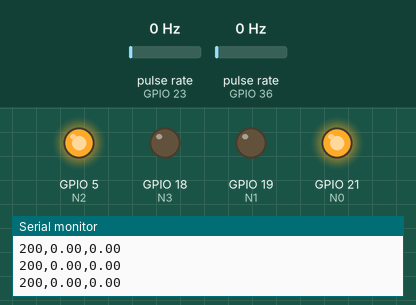
This sketch was run on a simulated ESP32. Parts: output pins drawn as LEDs (lit = HIGH), the last lines printed to the serial monitor. Wiring (inferred from the names in the program): 2 × pulse sensor: data GPIO 23 / data GPIO 36. Inputs (shaded band) come from the test bench; at power-on: pulse rate (sensors on GPIO 23, GPIO 36) 0 Hz.

Above: at 1.2 s.
1.3 s: pulse rate (sensor on GPIO 23) set to 100 Hz
At 3.9 s:
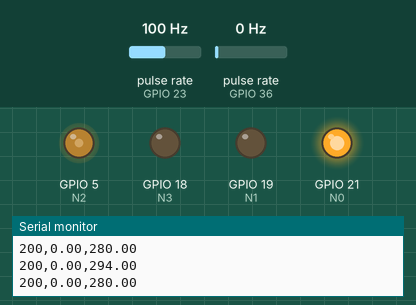
4.3 s: pulse rate (sensor on GPIO 36) set to 150 Hz
At 7.2 s:
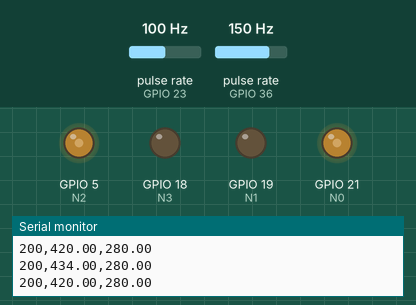
7.3 s: pulse rate (sensor on GPIO 23) set to 4 Hz
At 9.0 s:
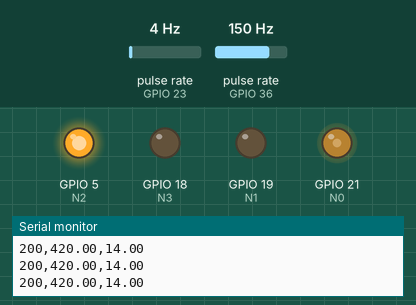
9.9 s: pulse rate (sensor on GPIO 36) set to 4 Hz
At 11.56 s:
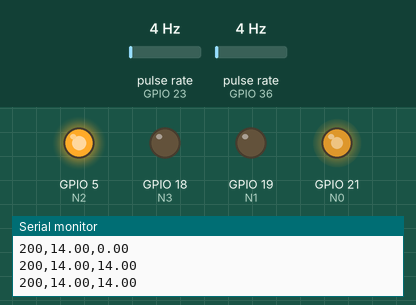
12.9 s: pulse rate (sensor on GPIO 23) set to 150 Hz
At 15.58 s:
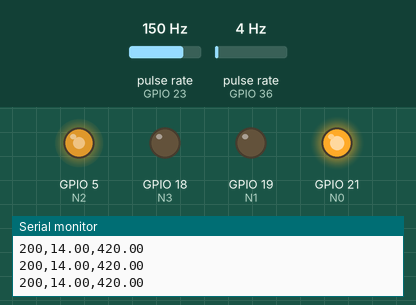
15.9 s: pulse rate (sensor on GPIO 23) set to 50 Hz
At 17.4 s:
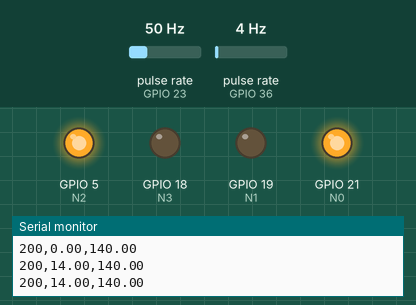
Timing chart, 0 to 18.5 s (numbered marks = the images above; inputs shaded):
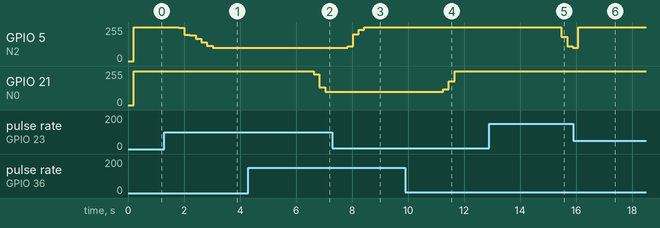

The sketch:

Controle_PI_try2.ino
```cpp
/*
 * O objetivo deste codigo é obter um grafico que crie uma funcao transferencia de U(pwm) para rotacao (RPM)
 */
//======================Ligacao protoboard:
//Motor Esquerdo
#define N0 21
#define N1 19
#define encoder_esq 36

//Motor Direito
#define N2 5
#define N3 18
#define encoder_dir 23

//PWM config
int res = 8;//Numero de bits para resoluçao
int freq = 5000;  //Frequencia do pwm

/*
 * O motor  de 800 RPM ou 13.33 Hz SEM CARGA...
 * Ou seja, podemo fazer uma funcao que contaos furinhos e protege contra ruidos de malha fechada...
 * 13.33 Hz equivale a um maximo de 0.075 segundos por ciclo. ou 75 ms
 * Porém.. existe alguns picos de velocidade, e por isso, decidi aumentar para 100 ms
 */


//Logica de controle
int tempo_atras =0;
int tempo_atras2 =0;
int count_dir=0;
int count_esq=0;

float rpm_dir=0;
float rpm_esq=0;

int furos_encoder = 20;

int intensidade_dir=0;
int intensidade_esq=0;

int freq_ref = 200;
float tempo_aquisicao = 200;//ms

float erro_dir;
float erro_esq;

float erro_dir_ant =0 ;
float erro_esq_ant =0 ;

float integral_erro_dir= 0;
float integral_erro_esq= 0;
byte wind_up_esq = true;
byte wind_up_dir = true;


float der_erro_dir = 0;
float der_erro_esq = 0;

float kp = 1.63;
float Ti = 1;
float Td = 0.0;
float N = 1;

void IRAM_ATTR f_int1 (){  // É NECESSARIO ESSE ATRIBUTO IRAM_ATTR  //Esta funcao contabiliza quantas vezes o laser direito deu rising
  count_dir++;

}

void IRAM_ATTR f_int2 (){  // É NECESSARIO ESSE ATRIBUTO IRAM_ATTR  //Esta funcao contabiliza quantas vezes o laser direito deu rising
  count_esq++;

}


void motor_esq(int dir, int intensity){    //dir = 0 > frente; dir = 1 =>tras
  if (dir==0){
    ledcWrite(0, 0); //Utilizando o canal para porta pwm
    ledcWrite(1, intensity); //Utilizando o canal para porta pwm
  }
  if (dir==1){
    ledcWrite(0, intensity); //Utilizando o canal para porta pwm
    ledcWrite(1, 0); //Utilizando o canal para porta pwm
  }
}


void motor_dir(int dir, int intensity){    //dir = 0 > frente; dir = 1 =>tras
  if (dir==0){
    ledcWrite(2, 0); //Utilizando o canal para porta pwm
    ledcWrite(3, intensity); //Utilizando o canal para porta pwm
  }
  if (dir==1){
    ledcWrite(2, intensity); //Utilizando o canal para porta pwm
    ledcWrite(3, 0); //Utilizando o canal para porta pwm
  }
}


void setup() {
  ledcSetup(0, freq , res);  // Configurando o canal 0
  ledcSetup(1, freq , res);  // Configurando o canal 1
  ledcSetup(2, freq , res);  // Configurando o canal 2
  ledcSetup(3, freq , res);  // Configurando o canal 3
  ledcAttachPin(N0, 0); //Linkando o canal 0 à porta GPIO N1
  ledcAttachPin(N1, 1); //Linkando o canal 1 à porta GPIO N2
  ledcAttachPin(N2, 2); //Linkando o canal 1 à porta GPIO N2
  ledcAttachPin(N3, 3); //Linkando o canal 1 à porta GPIO N2
  pinMode(encoder_esq,INPUT);
  pinMode(encoder_dir,INPUT);

  Serial.begin(9600);
  attachInterrupt(digitalPinToInterrupt(encoder_dir),f_int1, FALLING);//Um ciclo do encoder é contado quando ele acaba de acender.
  attachInterrupt(digitalPinToInterrupt(encoder_esq),f_int2, FALLING);//Um ciclo do encoder é contado quando ele acaba de acender.
  tempo_atras =millis();
  tempo_atras2 =millis();

}


void loop() {
//  if((millis()-tempo_atras2)>1000){
//
//    Ti = Ti/2.0;
//    tempo_atras2 = millis();
//  }
//
//

  if((millis()-tempo_atras)>tempo_aquisicao){
    detachInterrupt(encoder_dir);
    detachInterrupt(encoder_esq);

    rpm_dir = ((60*1000/furos_encoder)/(millis()-tempo_atras))*count_dir;
    rpm_esq = ((60*1000/furos_encoder)/(millis()-tempo_atras))*count_esq;

    tempo_atras = millis();

    count_dir = 0;
    count_esq = 0;


    erro_dir_ant = erro_dir;
    erro_esq_ant = erro_esq;

    erro_dir = freq_ref - rpm_dir;
    erro_esq = freq_ref - rpm_esq;

    der_erro_dir = (erro_dir - erro_dir_ant)/(tempo_aquisicao/1000.0);
    der_erro_esq = (erro_esq - erro_esq_ant)/(tempo_aquisicao/1000.0);

    integral_erro_dir = integral_erro_dir +  erro_dir*(tempo_aquisicao/1000.0);
    integral_erro_esq = integral_erro_esq +  erro_esq*(tempo_aquisicao/1000.0);

    intensidade_dir = kp*(erro_dir + integral_erro_dir/Ti + Td*der_erro_dir);
    intensidade_esq = kp*(erro_esq + integral_erro_esq/Ti + Td*der_erro_esq);


    if((intensidade_dir>255)||(intensidade_dir<-100)){
      wind_up_dir = false;//Protecao contra wind-up
    }

    if((intensidade_esq>255)|(intensidade_esq<-100)){
      wind_up_esq = false;//Protecao contra wind-up
    }


    if(intensidade_dir>255){
      intensidade_dir=255;//limite da planta pwm
    }

    if(intensidade_dir<100){
      intensidade_dir = 100;//limite da planta pwm
    }


    if(intensidade_esq>255){
      intensidade_esq=255;//limite da planta pwm
    }

    if(intensidade_esq<100){
      intensidade_esq =100;//limite da planta pwm
    }


      Serial.print(freq_ref);
      Serial.print(",");
      Serial.print(rpm_esq);
      Serial.print(",");
      Serial.println(rpm_dir);


    motor_dir(1,intensidade_dir);
    motor_esq(1,intensidade_esq);


    attachInterrupt(digitalPinToInterrupt(encoder_dir),f_int1, FALLING);//Um ciclo do encoder é contado quando ele acaba de apagar.
    attachInterrupt(digitalPinToInterrupt(encoder_esq),f_int2, FALLING);//Um ciclo do encoder é contado quando ele acaba de apagar.
  }


}
```

Measured:
- after the input at 1.3 s, GPIO 5 (N2): moves from 255/255 to 100/255 over 1.2 s, starting after 0.51 s
- after the input at 4.3 s, GPIO 21 (N0): 255/255 → 231/255 after 2.3 s, → 132/255 0.20 s later, → 100/255 0.20 s later
- after the input at 7.3 s, GPIO 5 (N2): 100/255 → 112/255 after 0.54 s, → 199/255 0.20 s later, → 236/255 0.20 s later, → 255/255 0.20 s later
- after the input at 9.9 s, GPIO 21 (N0): 100/255 → 120/255 after 1.4 s, → 180/255 0.20 s later, → 255/255 0.20 s later
- after the input at 12.9 s, GPIO 5 (N2): 255/255 → 183/255 after 2.6 s, → 112/255 0.20 s later, → 100/255 0.20 s later
- after the input at 15.9 s, GPIO 5 (N2): 100/255 → 255/255 after 0.18 s
